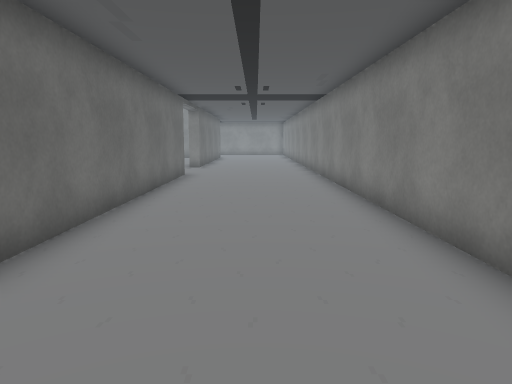
view 1 (above)

23 first-person views from a walk through a 3-D level made in the Unity game engine. The camera is 1.3 m above the floor, tilts 8° down and sees 70° across. Doors are open. The floor is counted in squares, 1 m on a side. Each view is taken from the middle of a square. On the plan, view 1 faces up. The plan holds only what a view shows up to about 15 squares ahead; the rest is blank. The place goes on beyond the plan. The player character is not drawn. Some surface patterns are stand-ins.

view 2
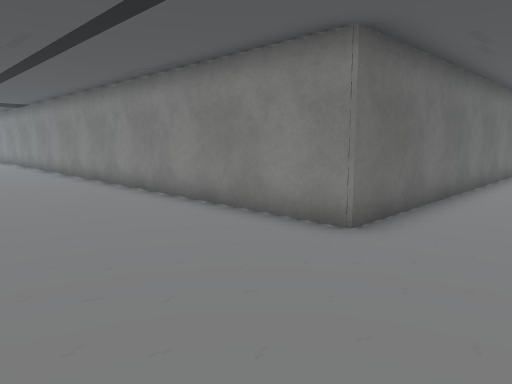

view 3
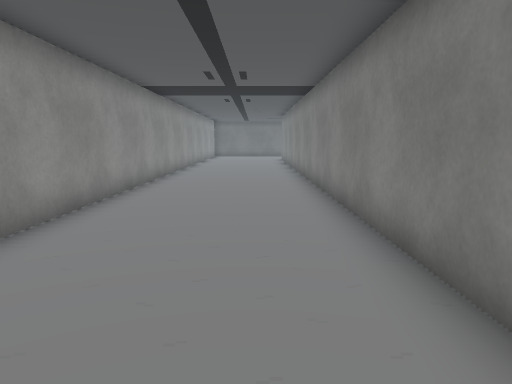

view 4
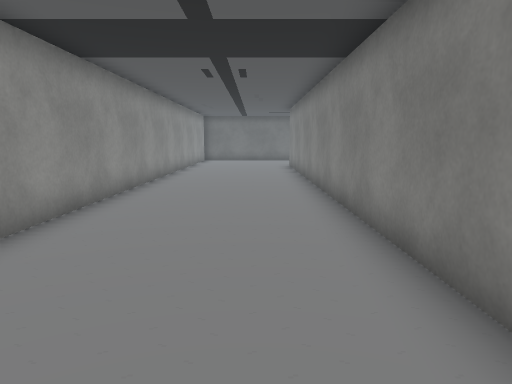

view 5
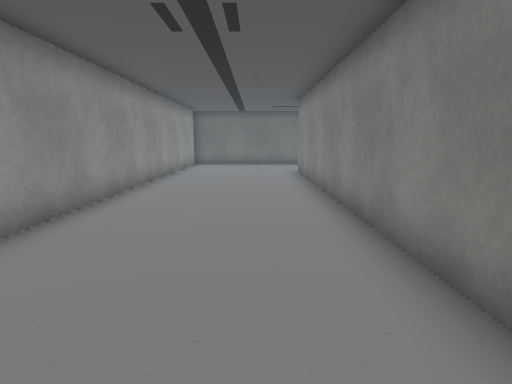

view 6
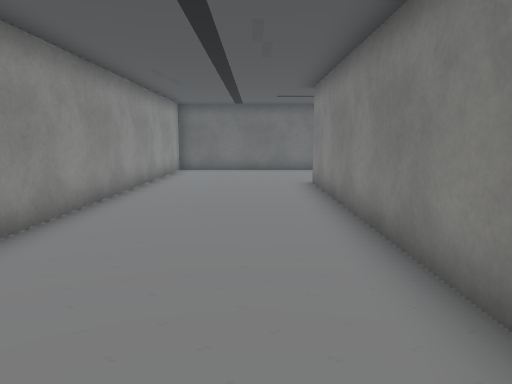

view 7
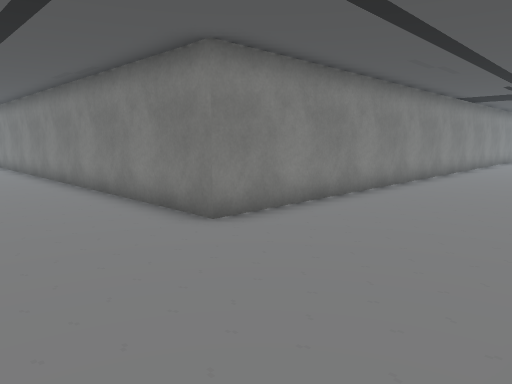

view 8
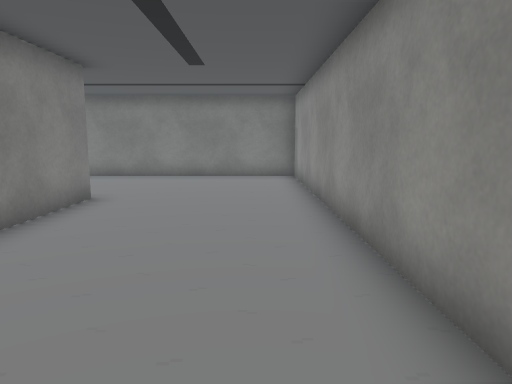

view 9
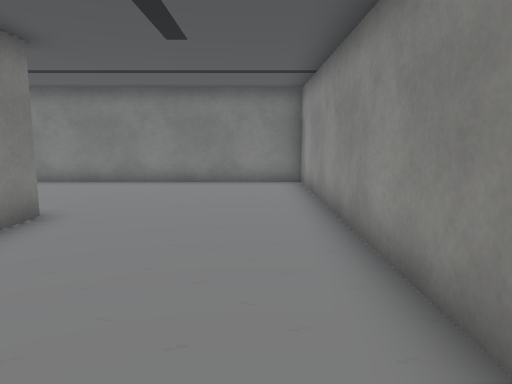

view 10
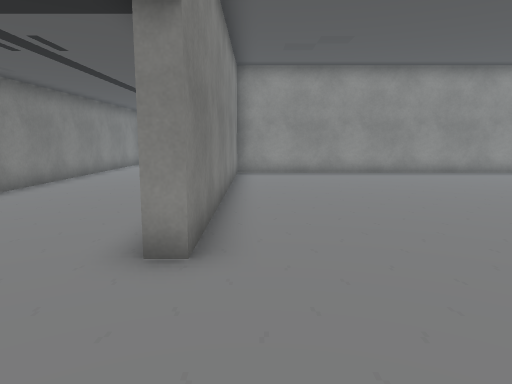

view 11
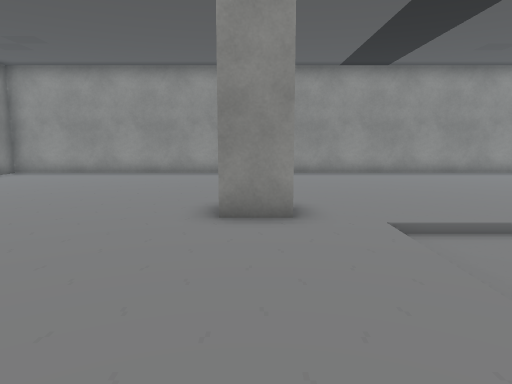

view 12
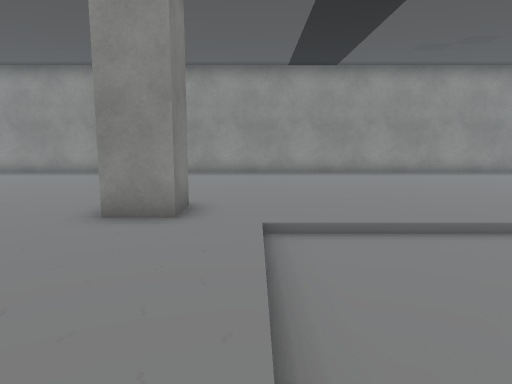

view 13
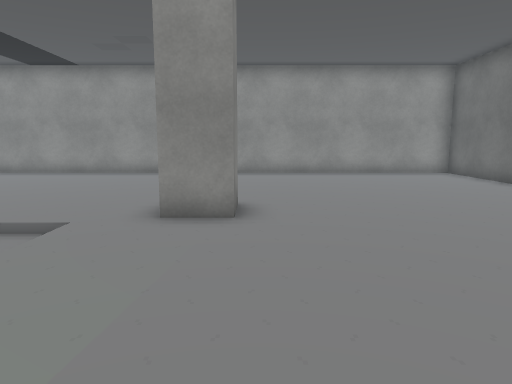

view 14
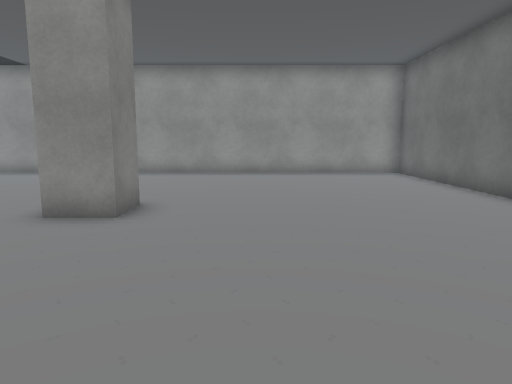

view 15
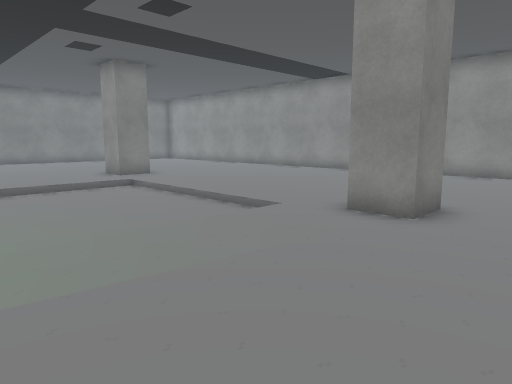

view 16
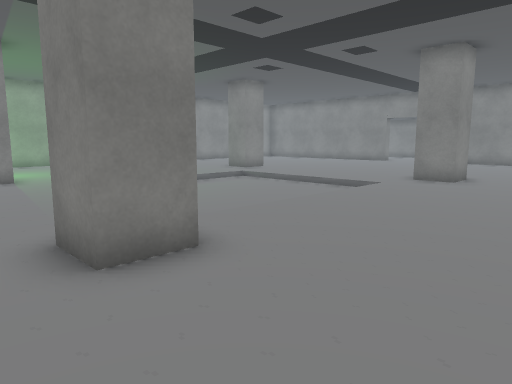

view 17
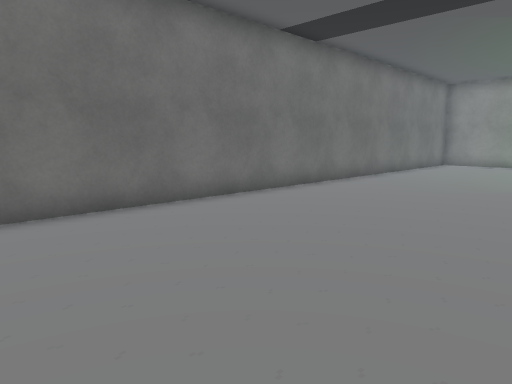

view 18
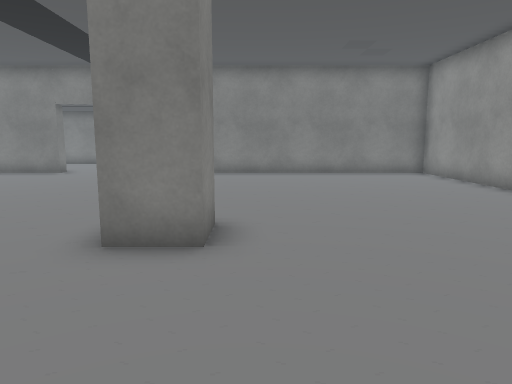

view 19
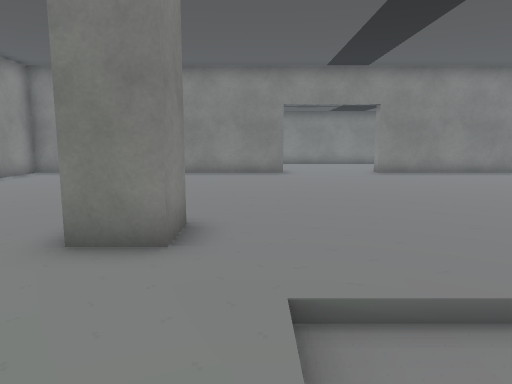

view 20
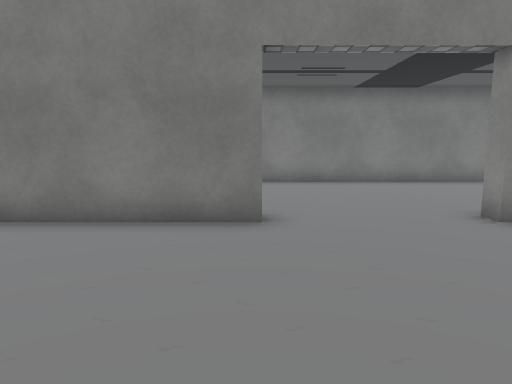

view 21
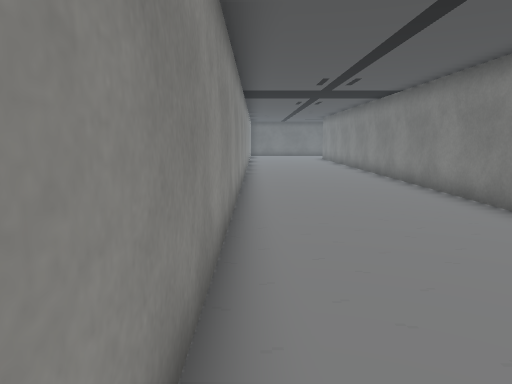

view 22
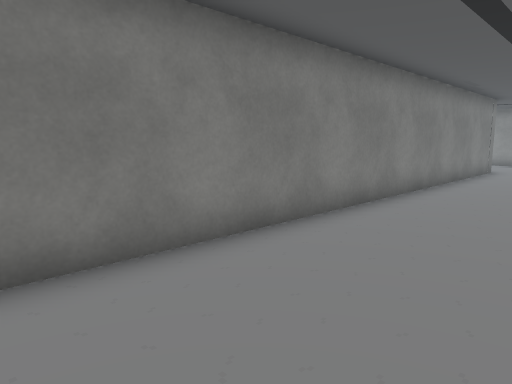

view 23
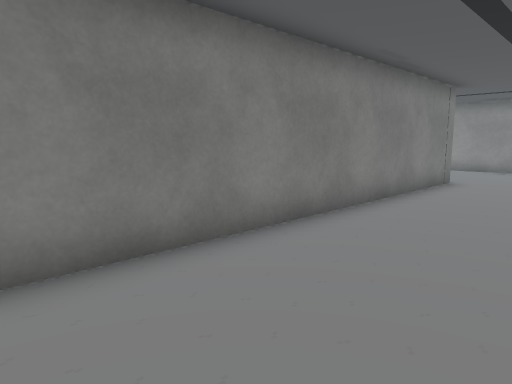

### Floor plan
Key: @ floor where view 1 was taken; # wall or solid block; . main floor; - floor 0.25 m lower than the main floor; / step, stairs or slope; D open door.
Columns run from 37 left of view 1 to 3 right of it. Each row starts with its distance up from view 1.
 22     #....                        .#
 21     #....            ..#   .......#
 20 . ..#.....   ##.     ..###........#
 19  ...#.....   ..    ...............#
 18 ....#...... ...    ---/...........D.....#
 17 ....#..... ..../------/...........D.....#
 16  ...#........../------/...........D.....#
 15 ....#........../------/...........D.....#
 14  ...#........../------/...........D.....#
 13 ....#........../------/...........#.....#
 12 ....#.......###........###........#.....#
 11  ...#.......###........###........#.....#
 10  ...#.............................#.....#
  9  ...#.............................#.....#
  8  ...#.............................#.....#
  7  ...#.............................#.....#
  6  ...#.............................#.....#
  5  ...#.............................#.....#
  4  ...#.............................#.....#
  3 ....###############################.....#
  2 ........................................#
  1 ........................................#
  0 .....................................@..#
 -1 ........................................#
 -2 ........................................#
 -3 #########################################

Where each view was taken, in squares from view 1:
view 1: 0 up, 0 right, facing up
view 2: 2 down, 0 right, facing up-left
view 3: 1 up, 8 left, facing left
view 4: 1 up, 14 left, facing left
view 5: 1 up, 18 left, facing left
view 6: 1 up, 22 left, facing left
view 7: 2 down, 37 left, facing up-right
view 8: 1 down, 11 left, facing right
view 9: 1 down, 9 left, facing right
view 10: 18 up, 4 left, facing down
view 11: 18 up, 13 left, facing down
view 12: 18 up, 15 left, facing down
view 13: 18 up, 25 left, facing down
view 14: 18 up, 27 left, facing down
view 15: 18 up, 27 left, facing down-right
view 16: 7 up, 26 left, facing up-right
view 17: 7 up, 26 left, facing up-left
view 18: 10 up, 18 left, facing right
view 19: 19 up, 18 left, facing right
view 20: 18 up, 9 left, facing right
view 21: 2 down, 7 left, facing left
view 22: 20 up, 37 left, facing down-right
view 23: 15 up, 37 left, facing down-right
